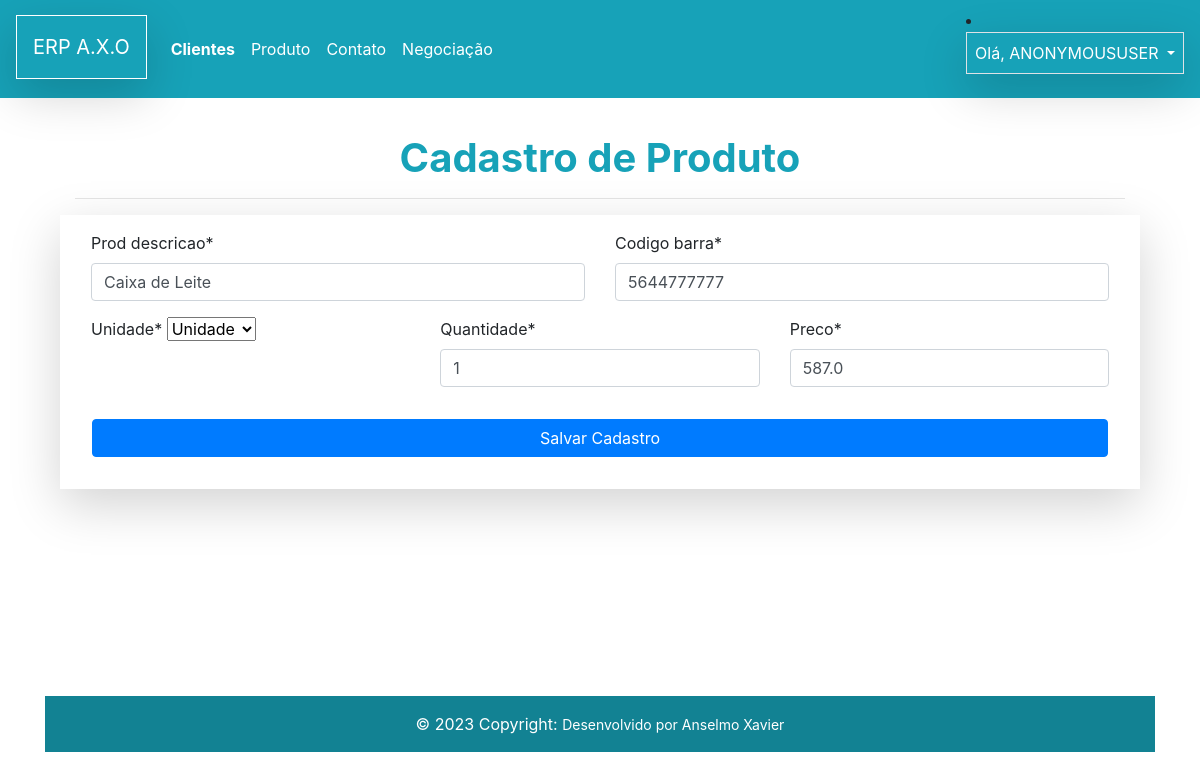
The page /logistics/produto/2/ on the database its author committed.
### logistics/models.py (models this page shows, shortened)
class Produto(models.Model):
    prod_descricao = models.CharField(max_length=100)
    codigo_barra = models.CharField(max_length=100)
    quantidade = models.IntegerField()
    preco = models.FloatField(default=0)
    img_produto = models.ImageField(upload_to= 'img_produto',blank=True, null=True)
    unidade = models.ForeignKey(UnidadeMedida, on_delete=models.CASCADE)

### logistics/views.py (the view)
# urls.py: path('produto/<int:id>/', views.UpdateProduto.as_view(), name='produto_update'),
class UpdateProduto(UpdateView):
    template_name = "produto.html"
    form_class = ProdutoForm
    success_url = reverse_lazy('lista_prod')
    def get_object(self):
        id = self.kwargs.get('id')
        return get_object_or_404(Produto, id=id)

### logistics/forms.py
class ProdutoForm(forms.ModelForm):
    class Meta:
        model = Produto
        fields = ('prod_descricao','codigo_barra','unidade', 'quantidade','preco','img_produto')

### logistics/models.py (called while the page is built)
    def __str__(self):
        return self.descricao

### logistics/templates/produto.html (shortened to what this page needs)
{% extends "model-page.html" %}
{% load crispy_forms_tags %}
{% block content %}
<div class="container">
  <div class="col-md-12 text-align: left;">
    <h1 class='text-center text-info '><strong>Cadastro de Produto</strong></h1>
<hr>
<form action="" method="POST" class="row shadow-lg p-3 mb-10 border-rounded">
    <div class="col-md-6 text-black">
        <div style="text-align: left;">
            {{ form.prod_descricao|as_crispy_field }}
        </div>
    </div>
    <div class="col-md-6 text-black">
        <div style="text-align: left;">
            {{ form.codigo_barra|as_crispy_field }}
        </div>
    </div>
    <div class="col-md-4 text-black">
        <div style="text-align: left;">
            {{ form.unidade|as_crispy_field }}
        </div>
    </div>
    <div class="col-md-4 text-black">
        <div style="text-align: left;">
            {{ form.quantidade|as_crispy_field }}
        </div>
    </div>
    <div class="col-md-4 text-black">
        <div style="text-align: left;">
            {{ form.preco|as_crispy_field }}
        </div>
    </div>
    <br>
    <button type="submit" class="btn btn-primary btn-block m-3  "> Salvar Cadastro </button>
</form>
  </div>
</div>
{% endblock %}

### core/templates/model-page.html (style rules this page uses)
html,body { height:100%; }

### rows shown on the page
Produto: prod_descricao "Caixa de Leite", codigo_barra "5644777777", unidade "Unidade", quantidade "1", preco "587.0"

### other values the page prints
{{ request.user|upper }} "ANONYMOUSUSER"
